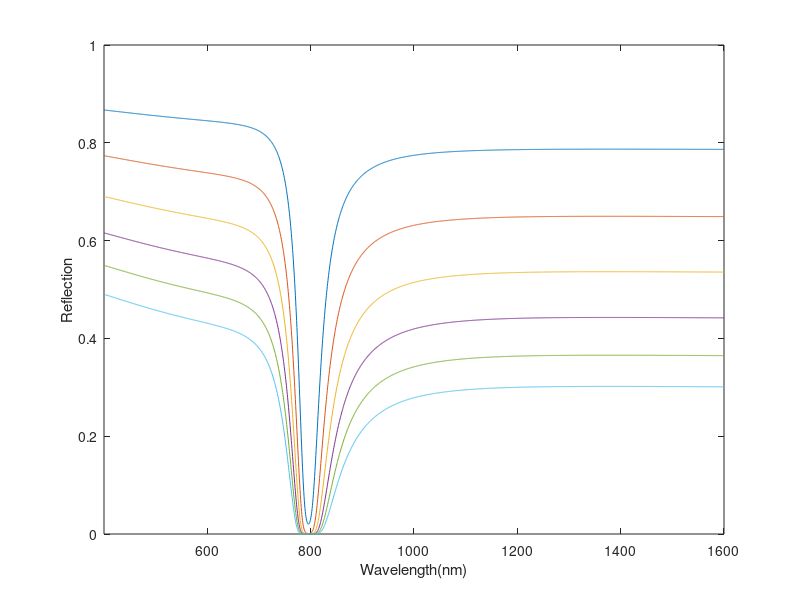

The MATLAB script that drew this image:

% clear
% clc

% basic parameter

lambda = linspace(400,1600,2000) * 1E-9;
theta = pi / 3;
n_core = 1.44;
n_clad = 1;
p_core = n_core^2;
p_clad = n_clad^2;
metal_t = 75E-9;
n_glass = 1.3;
p_glass = n_glass^2;
L = 50E-6;
D = 2E-6;


% metal

% permittivty
lambda_c = 8.9342E-6;
lambda_p = 1.6826E-7;
omega_p = 1.3388E16;
gamma = 7.07592E13;
eps_inf = 3.36174;

  
for d = linspace(2,10,6)*1E-5
    
%     n_core = d;
%     p_core = n_core^2;
    L = d;
    % layer 1: core

    q1 = sqrt(p_core - n_core^2 * sin(theta)) / p_core;
    % q1 = sqrt(1 / p_core) * cos(theta);
    
%     n_glass = d;
%     p_glass = n_glass^2;
    
    for i = 1:length(lambda)

    %     p_metal = 1 - (lambda(i)^2 * lambda_c) / (lambda_p^2 .* (lambda_c + 1i * lambda(i)));
        omega = 2 * pi * (2.99 * 1E8 / lambda(i));
        p_metal = eps_inf - omega_p^2 / (omega^2 + 1i * gamma * omega);

        % refractive
        n_metal = sqrt(p_metal);

        % layer 2: metal

        theta2 = asin(sin(theta) / (n_core / n_metal));
        q2 = sqrt(p_metal - n_core^2 * sin(theta)) / p_metal;
    %     q2 = sqrt(1 / p_metal) * cos(theta2);
        beta2 = 2 * pi * metal_t / lambda(i) * sqrt(p_metal - n_core^2 * sin(theta)^2);

        % layer 3: glass
        theta3 = asin(sin(theta2) / (n_metal / n_glass));
        q3 = sqrt(p_glass - n_core^2 * sin(theta)) / p_glass;
    %     q3 = sqrt(1 / p_glass) * cos(theta3);

        % transfer matrix

        m11 = cos(beta2);
        m12 = -1i * sin(beta2) / q2;
        m21 = -1i * q2 * sin(beta2);
        m22 = m11;

        % power

        p_trans = n_core^2 * sin(theta) * cos(theta) / (1 - n_core^2 * cos(theta)^2)^2;

        % reflection ratio

        r_p = ((m11 + m12 * q3) * q1 - (m21 + m22 * q3)) / ((m11 + m12 * q3) * q1 + (m21 + m22 * q3));
        R_p = abs(r_p)^2;
        Nef = L / (D * tan(theta));

        p(i) = R_p^Nef;
    end
    
    plot(lambda*1E9,p);
    hold on;
end
xlabel('Wavelength(nm)');
ylabel('Reflection');
axis([min(lambda)*1E9 max(lambda)*1E9 0 1]);

